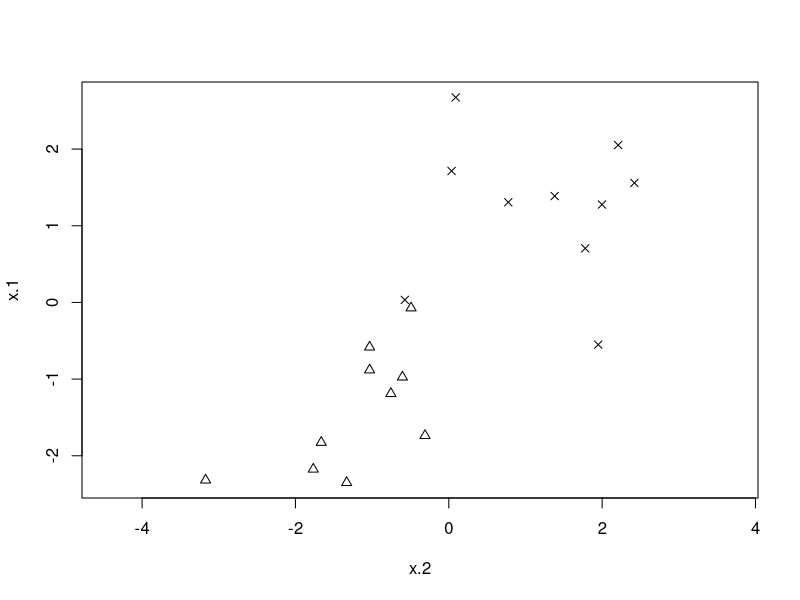

Write the R code that produced this figure.
## ---- chunk 1
set.seed(101)
n_cases <- 20
n_predictors <- 2
X <- matrix(rnorm(n_cases * n_predictors), ncol = n_predictors)
y <- rep(c(-1, 1), length.out = n_cases)
Movement <- matrix(y, ncol = n_predictors, nrow = length(y), byrow = FALSE)
offset <- 1.5
D <- data.frame(x = X + offset * Movement, y = y)
plot(x.1 ~ x.2, data = D, pch = D$y + 3, asp = 1)
